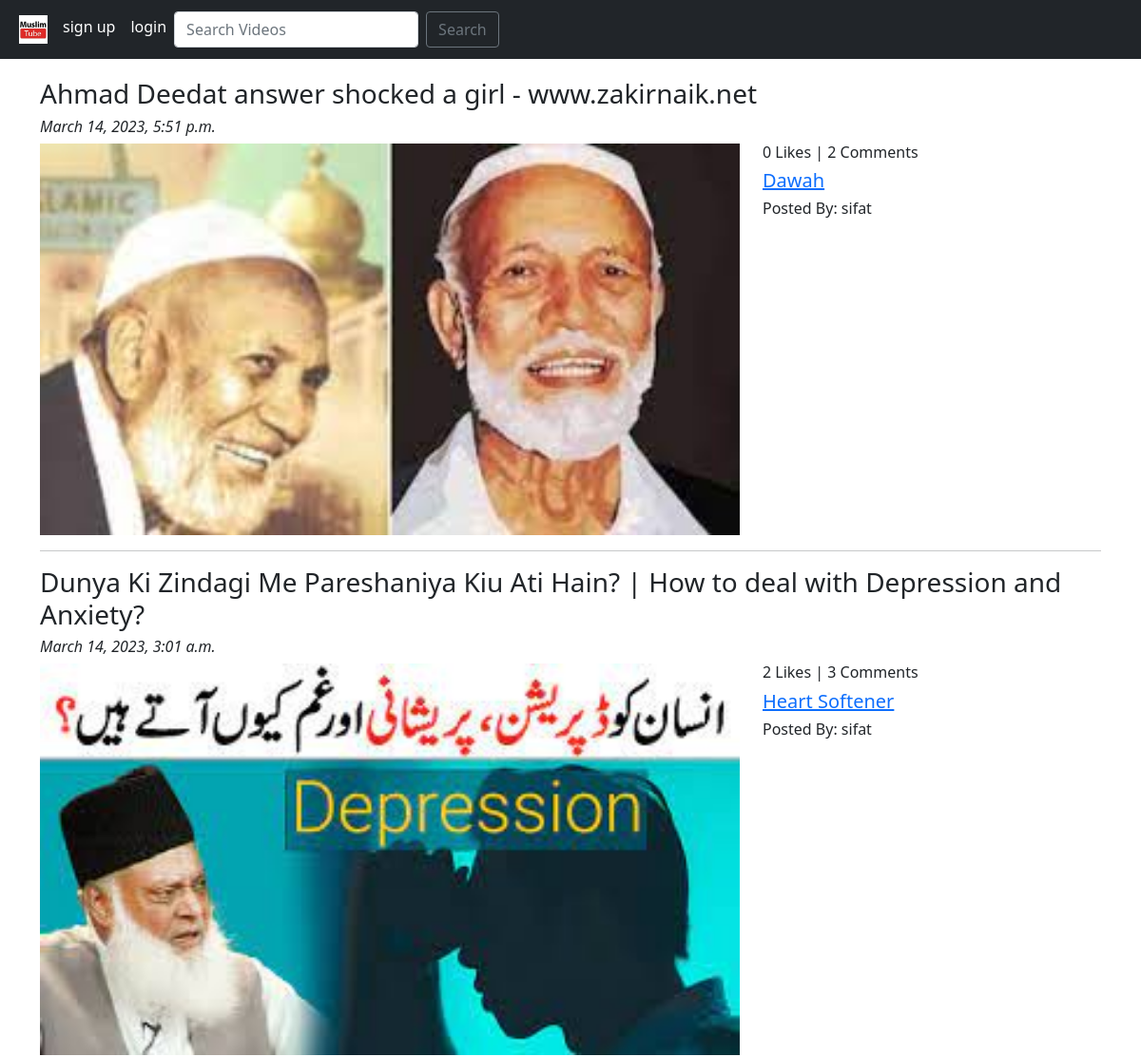
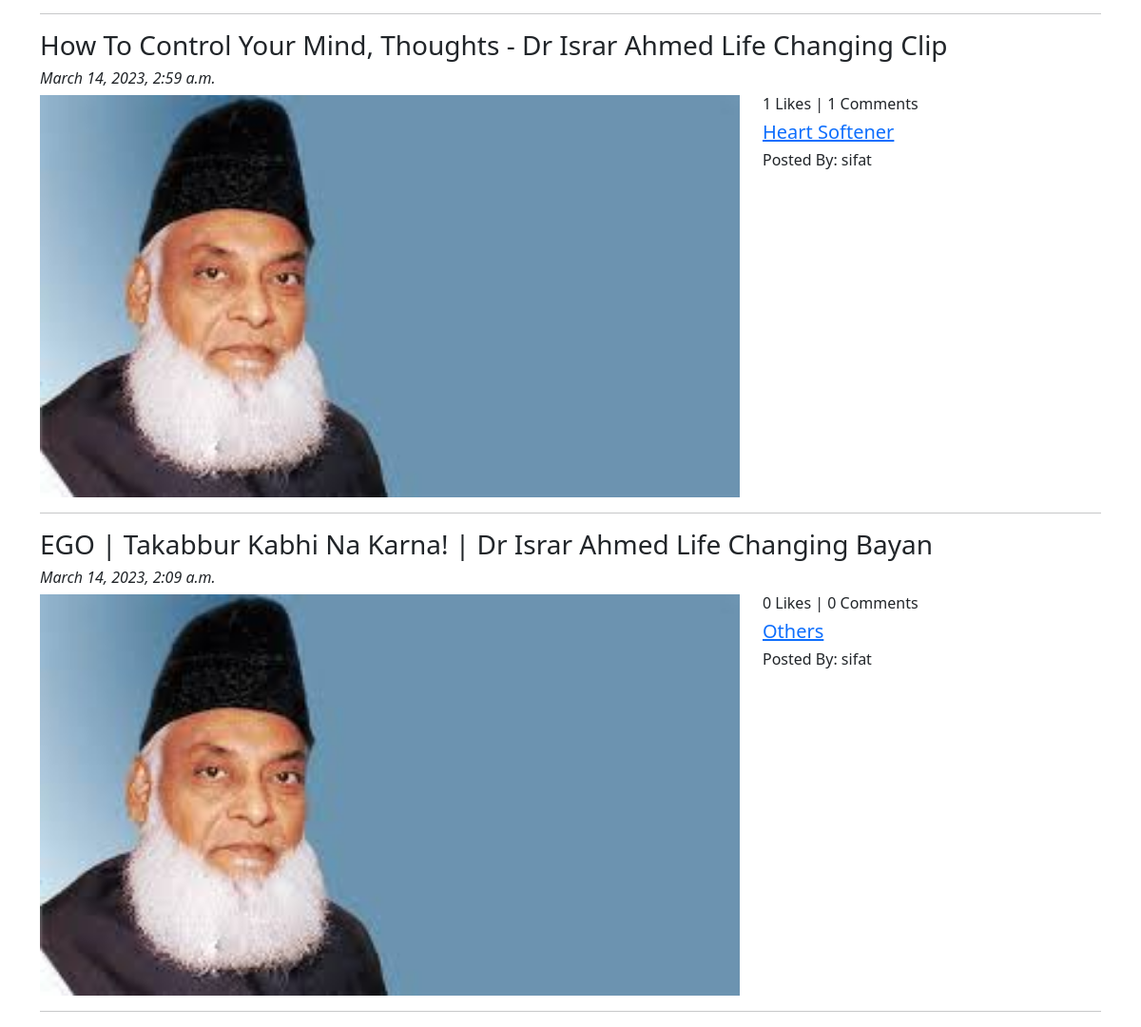
The page /video/ on the database its author committed (2 pictures, top to bottom).
### App_Video/models.py (models this page shows, shortened)
class Video(models.Model):
    uploader = models.ForeignKey(
        User, on_delete=models.CASCADE, related_name='video_uploader')
    video_title = models.CharField(
        max_length=255, verbose_name="Title for your video")
    slug = models.SlugField(max_length=264, unique=True)
    video_link = models.URLField(max_length=264, unique=False)
    video_description = models.TextField(verbose_name="Video description")
    category = models.CharField(
        max_length=255, choices=category_choices, default='Islamic')
    video = models.FileField(upload_to='video-files', verbose_name='video',
                             validators=[FileExtensionValidator(allowed_extensions=['MOV', 'avi', 'mp4', 'webm', 'mkv'])])
    video_thumb = models.ImageField(
        upload_to='video_thumbs', verbose_name='thumb')
    publish_date = models.DateTimeField(auto_now_add=True)
    update_date = models.DateTimeField(auto_now=True)
    class Meta:
        ordering = ['-publish_date']

### App_Video/views.py (the view)
# urls.py: path('', views.VideoList.as_view(), name='video_list'),
class VideoList(ListView):
    context_object_name = 'videos'
    model = Video
    template_name = 'App_Video/video_list.html'

### templates/App_Video/video_list.html (shortened to what this page needs)
{% extends 'base.html' %}
{% block body_block %}
{% for video in videos %}
<h3>{{video.video_title}}</h3>
<h6><i>{{video.publish_date}}</i></h6>
<div class="row">
    <div class="col-sm-8">
        <a href="{% url 'App_Video:play_video' slug=video.slug %}"><img src="/media/{{video.video_thumb}}"
                alt="{{video.video_title}}" title="{{video.video_title}}" width="100%">
        </a>
    </div>
    <div class="col-sm-4">
        <h6>{{video.liked_video.count}} Likes | {{video.video_comment.count}} Comments</h6>
        <h5><a
            href="{% url 'App_Video:category_list' category=video.category %}">{{video.category}}</a></h5>
        <h6>Posted By: {{video.uploader}}</a></h6>
    </div>
</div>
<hr>
{% endfor %}
{% endblock %}

### templates/base.html (shortened to what this page needs)
<!DOCTYPE html>
<html lang="en">
    <head>
        <link href="https://cdn.jsdelivr.net/npm/bootstrap@5.1.3/dist/css/bootstrap.min.css" rel="stylesheet"
>
        <link href="https://maxcdn.bootstrapcdn.com/font-awesome/4.7.0/css/font-awesome.min.css" rel="stylesheet">
    </head>
    <body>
        <nav class="navbar navbar-expand-md navbar-dark bg-dark">
            <div class="container-fluid">
                <div class="collapse navbar-collapse" id="navbarSupportedContent">
                    <ul class="navbar-nav mr-auto">
                        <li class="nav-item">
                            <a class="nav-link active" aria-current="page" href="{% url 'index' %}"><img
                                    src="/media/logo.jpg" alt="Home" width="30px"></a>
                        </li>
                        {% if user.is_authenticated %}
                        <li class="nav-item"><a class="nav-link" href="{% url 'App_Video:upload_video' %}">Upload
                                Video</a>
                        </li>
                        <li class="nav-item"><a class="nav-link" href="{% url 'App_Video:my_videos' %}">My
                                Videos</a></li>
                        <li class="nav-item"><a class="nav-link" href="{% url 'App_Login:profile' %}">My
                                Profile</a></li>
                        <hr>
                        <li class="nav-item"><a class="nav-link" href="{% url 'App_Login:logout_profile' %}">logout</a>
                        </li>
                        <li class="nav-link disabled">@{{user.username}}</a></li>
                        {% else %}
                        <li class="nav-item">
                            <a class="nav-link active" aria-current="page"
                                href="{% url 'App_Login:create_profile' %}">sign
                                up</a>
                        </li>
                        <li class="nav-item">
                            <a class="nav-link active" aria-current="page"
                                href="{% url 'App_Login:login_profile' %}">login</a>
                        </li>
                        {% endif %}
                    </ul>
                    <form class="d-flex" role="search" method="POST" action="{% url 'App_Video:search_list' %}">
                        <input class="form-control me-2" type="search" placeholder="Search Videos" aria-label="Search"
                            name="searched">
                        <button class="btn btn-outline-secondary" type="submit">Search</button>
                    </form>
                </div>
            </div>
        </nav>
        <div class="container" style="padding-top: 20px;">
            {% block body_block %}
            {% endblock body_block %}
        </div>
    </body>
</html>

### rows shown on the page
Video: video_title "Ahmad Deedat answer shocked a girl - www.zakirnaik.net", publish_date "March 14, 2023, 5:51 p.m.", video_thumb (picture), liked_video.count "0", video_comment.count "2", category "Dawah", uploader "sifat"
Video: video_title "Dunya Ki Zindagi Me Pareshaniya Kiu Ati Hain? | How to deal with Depression and Anxiety?", publish_date "March 14, 2023, 3:01 a.m.", video_thumb (picture), liked_video.count "2", video_comment.count "3", category "Heart Softener", uploader "sifat"
Video: video_title "How To Control Your Mind, Thoughts - Dr Israr Ahmed Life Changing Clip", publish_date "March 14, 2023, 2:59 a.m.", video_thumb (picture), liked_video.count "1", video_comment.count "1", category "Heart Softener", uploader "sifat"
Video: video_title "EGO | Takabbur Kabhi Na Karna! | Dr Israr Ahmed Life Changing Bayan", publish_date "March 14, 2023, 2:09 a.m.", video_thumb (picture), liked_video.count "0", video_comment.count "0", category "Others", uploader "sifat"
